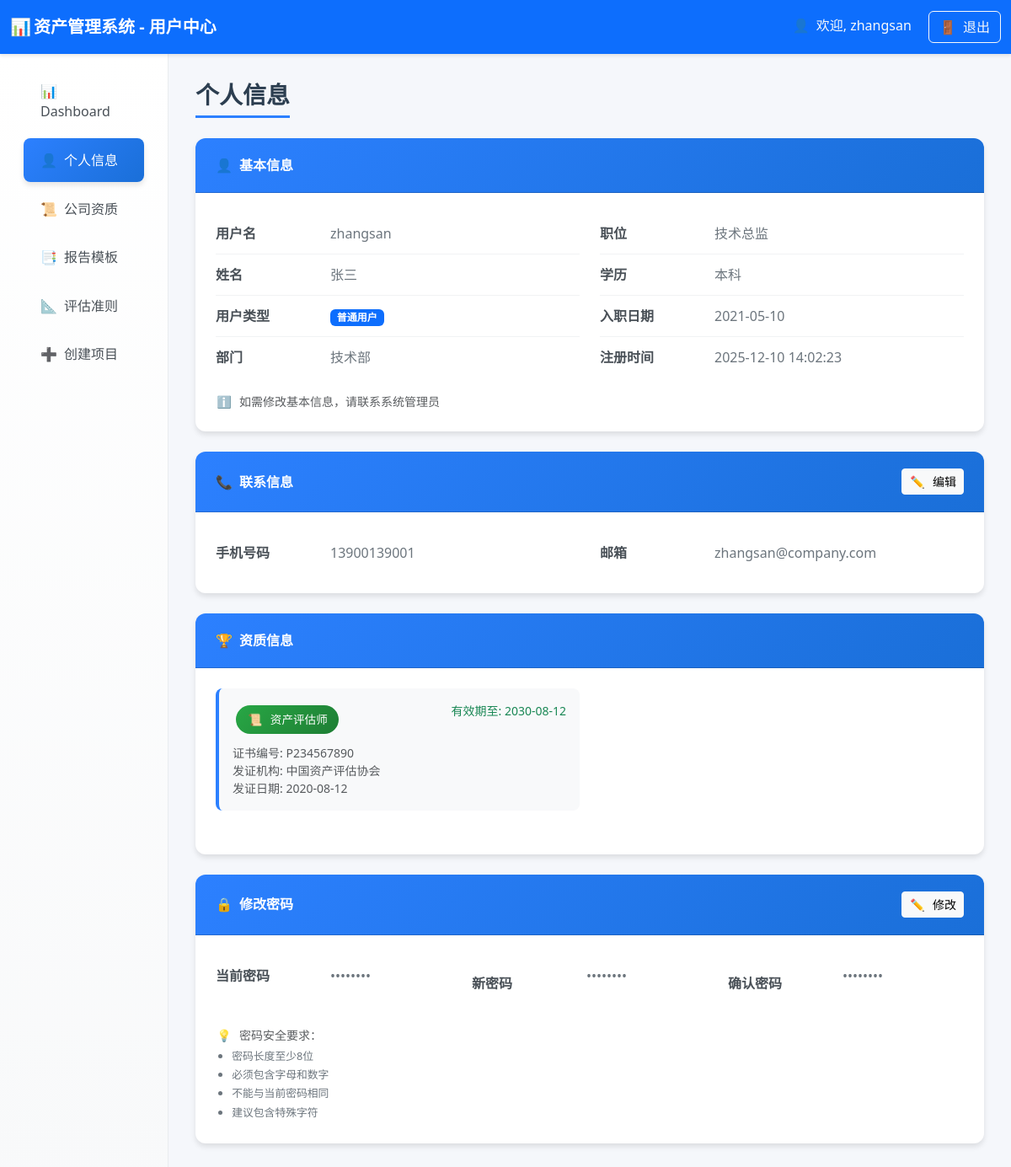
Page /user_profile (signed in) on the committed database.
### tables this page shows
CREATE TABLE users (
        id INTEGER PRIMARY KEY AUTOINCREMENT,
        username TEXT UNIQUE,
        realname TEXT,
        user_type TEXT,
        password TEXT,
        phone TEXT,
        email TEXT,
        hire_date TEXT,
        education TEXT,
        position TEXT,
        department TEXT,
        status TEXT DEFAULT 'active',  -- active-在职, inactive-离职
        create_time TEXT DEFAULT CURRENT_TIMESTAMP,
        update_time TEXT DEFAULT CURRENT_TIMESTAMP
    );

CREATE TABLE user_qualifications (
        id INTEGER PRIMARY KEY AUTOINCREMENT,
        username TEXT NOT NULL,
        qualification_type TEXT NOT NULL,
        qualification_number TEXT,
        issue_date TEXT,
        expiry_date TEXT,
        issue_authority TEXT,
        FOREIGN KEY (username) REFERENCES users (username),
        UNIQUE(username, qualification_type)
    );

### routes/user_routes.py (the view)
@router.get("/user_profile", response_class=HTMLResponse)
async def user_profile(
    request: Request,
    user: dict = Depends(login_required),
    db: sqlite3.Connection = Depends(get_db)
):
    try:
        user_profile = await user_service.get_user_profile(user["username"], db)
        user_qualifications = await user_service.get_user_qualifications(user["username"], db)
        stats = await user_service.get_user_basic_stats(user, db)
        today = datetime.now().strftime("%Y-%m-%d")
        return templates.TemplateResponse(request, "user_profile.html", {
            "user": user,
            "user_profile": user_profile,
            "user_qualifications": user_qualifications,  # 添加资质信息
            "stats": stats,
            "today": today
        })
    except Exception as e:
        print(f"查询失败！！！错误: {str(e)}")
        import traceback
        print(f"完整错误: {traceback.format_exc()}")
        return templates.TemplateResponse(request, "user_profile.html", {
            "user": user,
            "user_profile": {},
            "user_qualifications": [],  # 空列表
            "stats": {},
            "today": today,
            "error": str(e)
        })

### templates/user_profile.html (shortened to what this page needs)
<!DOCTYPE html>
<html lang="zh-CN">
<head>
    <link href="https://cdn.jsdelivr.net/npm/bootstrap@5.3.2/dist/css/bootstrap.min.css" rel="stylesheet">
    <link rel="stylesheet"
        href="https://cdnjs.cloudflare.com/ajax/libs/bootstrap-icons/1.11.0/font/bootstrap-icons.min.css">
</head>
<body>
    <nav class="navbar navbar-dark bg-primary">
        <div class="container-fluid">
            <span class="navbar-brand mb-0 h1 fw-bold">
                <span class="fallback-icon">📊</span>资产管理系统 - 用户中心
            </span>
            <div>
                <span class="text-light me-3">
                    <span class="fallback-icon">👤</span>欢迎, {{ user.username }}
                </span>
                <a href="/logout" class="btn btn-outline-light">
                    <span class="fallback-icon">🚪</span>退出
                </a>
            </div>
        </div>
    </nav>
    <div class="container-fluid">
        <div class="row">
            <div class="col-md-3 col-lg-2 sidebar">
                <nav class="nav flex-column p-3">
                    <a class="nav-link" href="/user_dashboard">
                        <span class="fallback-icon">📊</span>Dashboard
                    </a>
                    <a class="nav-link active" href="/user_profile">
                        <span class="fallback-icon">👤</span>个人信息
                    </a>
                    <a class="nav-link" href="/company_qualifications">
                        <span class="fallback-icon">📜</span>公司资质
                    </a>
                    <a class="nav-link" href="/report_templates">
                        <span class="fallback-icon">📑</span>报告模板
                    </a>
                    <a class="nav-link" href="/evaluation_standards">
                        <span class="fallback-icon">📐</span>评估准则
                    </a>
                    <a class="nav-link" href="/create_project">
                        <span class="fallback-icon">➕</span>创建项目
                    </a>
                </nav>
            </div>
            <div class="col-md-9 col-lg-10 main-content">
                <h3 class="page-title">个人信息</h3>
                <div class="card profile-card">
                    <div class="card-header">
                        <span><span class="fallback-icon">👤</span>基本信息</span>
                    </div>
                    <div class="card-body">
                        <div class="row">
                            <div class="col-md-6">
                                <div class="info-item">
                                    <span class="info-label">用户名</span>
                                    <span class="info-value">{{ user_profile.username }}</span>
                                </div>
                                <div class="info-item">
                                    <span class="info-label">姓名</span>
                                    <span class="info-value">{{ user_profile.realname or '未设置' }}</span>
                                </div>
                                <div class="info-item">
                                    <span class="info-label">用户类型</span>
                                    <span class="info-value">
                                        {% if user_profile.user_type == 'admin' %}
                                        <span class="badge bg-danger">管理员</span>
                                        {% else %}
                                        <span class="badge bg-primary">普通用户</span>
                                        {% endif %}
                                    </span>
                                </div>
                                <div class="info-item">
                                    <span class="info-label">部门</span>
                                    <span class="info-value">{{ user_profile.department or '未设置' }}</span>
                                </div>
                            </div>
                            <div class="col-md-6">
                                <div class="info-item">
                                    <span class="info-label">职位</span>
                                    <span class="info-value">{{ user_profile.position or '未设置' }}</span>
                                </div>
                                <div class="info-item">
                                    <span class="info-label">学历</span>
                                    <span class="info-value">{{ user_profile.education or '未设置' }}</span>
                                </div>
                                <div class="info-item">
                                    <span class="info-label">入职日期</span>
                                    <span class="info-value">{{ user_profile.hire_date or '未设置' }}</span>
                                </div>
                                <div class="info-item">
                                    <span class="info-label">注册时间</span>
                                    <span class="info-value">{{ user_profile.create_time or '未设置' }}</span>
                                </div>
                            </div>
                        </div>
                        <div class="mt-3">
                            <small class="text-muted">
                                <span class="fallback-icon">ℹ️</span>如需修改基本信息，请联系系统管理员
                            </small>
                        </div>
                    </div>
                </div>
                <div class="card profile-card">
                    <div class="card-header d-flex justify-content-between align-items-center">
                        <span><span class="fallback-icon">📞</span>联系信息</span>
                        <button class="btn btn-light btn-sm" onclick="toggleEditMode('contactInfo')">
                            <span class="fallback-icon">✏️</span>编辑
                        </button>
                    </div>
                    <div class="card-body">
                        <form id="contactInfoForm" method="post" action="/user_profile/update">
                            <div class="row">
                                <div class="col-md-6">
                                    <div class="info-item">
                                        <span class="info-label">手机号码</span>
                                        <div class="info-value">
                                            <span id="phoneDisplay">{{ user_profile.phone or '未设置' }}</span>
                                        </div>
                                    </div>
                                </div>
                                <div class="col-md-6">
                                    <div class="info-item">
                                        <span class="info-label">邮箱</span>
                                        <div class="info-value">
                                            <span id="emailDisplay">{{ user_profile.email or '未设置' }}</span>
                                        </div>
                                    </div>
                                </div>
                            </div>
                        </form>
                    </div>
                </div>
                <div class="card profile-card">
                    <div class="card-header">
                        <span><span class="fallback-icon">🏆</span>资质信息</span>
                    </div>
                    <div class="card-body">
                        {% if user_qualifications %}
                        <div class="row">
                            {% for qual in user_qualifications %}
                            <div class="col-md-6 mb-3">
                                <div class="qualification-item">
                                    <div class="d-flex justify-content-between align-items-start mb-2">
                                        <span class="qualification-badge">
                                            <span class="fallback-icon">📜</span>{{ qual.qualification_type }}
                                        </span>
                                        {% if qual.expiry_date %}
                                        <small
                                            class="text-{% if qual.expiry_date > today %}success{% else %}danger{% endif %}">
                                            有效期至: {{ qual.expiry_date }}
                                        </small>
                                        {% endif %}
                                    </div>
                                    {% if qual.qualification_number %}
                                    <div class="text-muted small">
                                        证书编号: {{ qual.qualification_number }}
                                    </div>
                                    {% endif %}
                                    {% if qual.issue_authority %}
                                    <div class="text-muted small">
                                        发证机构: {{ qual.issue_authority }}
                                    </div>
                                    {% endif %}
                                    {% if qual.issue_date %}
                                    <div class="text-muted small">
                                        发证日期: {{ qual.issue_date }}
                                    </div>
                                    {% endif %}
                                </div>
                            </div>
                            {% endfor %}
                        </div>
                        {% else %}
                        <div class="text-center text-muted py-4">
                            <span class="fallback-icon">📝</span>
                            <p class="mb-0">暂无资质信息</p>
                        </div>
                        {% endif %}
                    </div>
                </div>
                <div class="card profile-card">
                    <div class="card-header d-flex justify-content-between align-items-center">
                        <span><span class="fallback-icon">🔒</span>修改密码</span>
                        <button class="btn btn-light btn-sm" onclick="toggleEditMode('passwordChange')">
                            <span class="fallback-icon">✏️</span>修改
                        </button>
                    </div>
                    <div class="card-body">
                        <form id="passwordChangeForm" method="post" action="/user_profile/change_password">
                            <div class="row">
                                <div class="col-md-4">
                                    <div class="info-item">
                                        <span class="info-label">当前密码</span>
                                        <div class="info-value">
                                            <span id="currentPasswordDisplay">••••••••</span>
                                        </div>
                                    </div>
                                </div>
                                <div class="col-md-4">
                                    <div class="info-item">
                                        <span class="info-label">新密码</span>
                                        <div class="info-value">
                                            <span id="newPasswordDisplay">••••••••</span>
                                            <div class="password-feedback" id="passwordFeedback"></div>
                                        </div>
                                    </div>
                                </div>
                                <div class="col-md-4">
                                    <div class="info-item">
                                        <span class="info-label">确认密码</span>
                                        <div class="info-value">
                                            <span id="confirmPasswordDisplay">••••••••</span>
                                            <div class="password-feedback" id="confirmPasswordFeedback"></div>
                                        </div>
                                    </div>
                                </div>
                            </div>
                        </form>
                        <div class="password-tips mt-3">
                            <small class="text-muted">
                                <span class="fallback-icon">💡</span>密码安全要求：
                                <ul class="mb-0 mt-1">
                                    <li>密码长度至少8位</li>
                                    <li>必须包含字母和数字</li>
                                    <li>不能与当前密码相同</li>
                                    <li>建议包含特殊字符</li>
                                </ul>
                            </small>
                        </div>
                    </div>
                </div>
            </div>
        </div>
    </div>
</body>
</html>

### rows in the picture
users: username "zhangsan", realname "张三", department "技术部", position "技术总监", education "本科", hire_date "2021-05-10", phone "13900139001", email "zhangsan@company.com"
user_qualifications: qualification_type "资产评估师", expiry_date "2030-08-12", qualification_number "P234567890", issue_authority "中国资产评估协会", issue_date "2020-08-12"

### other values in the picture
{{ user.username }} "zhangsan"
{{ user_profile.create_time or '未设置' }} "2025-12-10 14:02:23"
